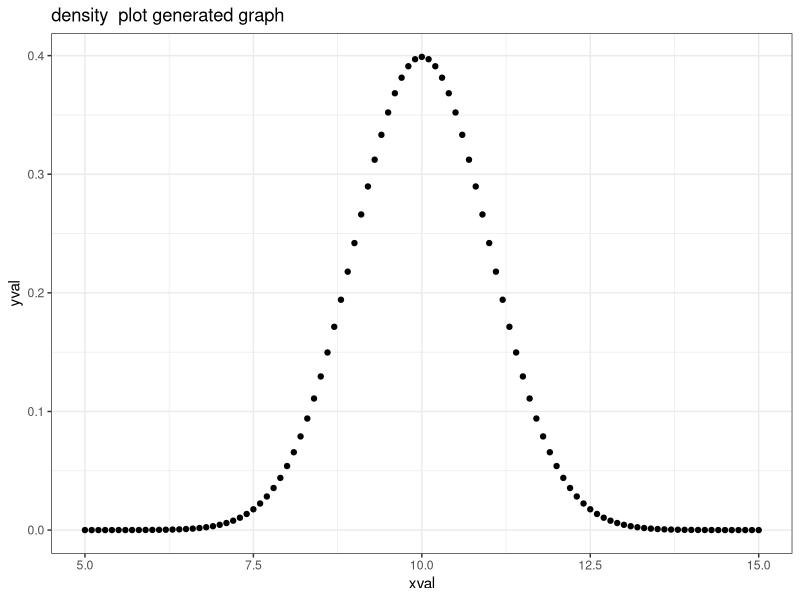
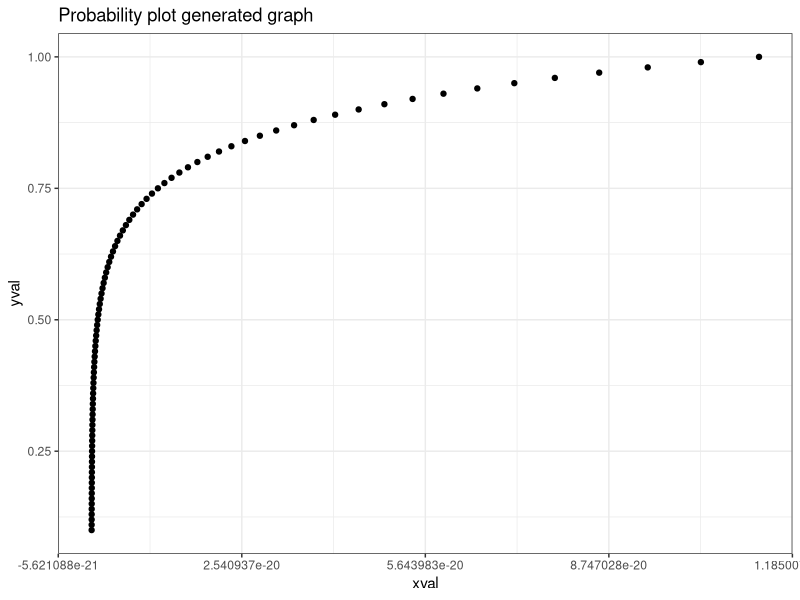
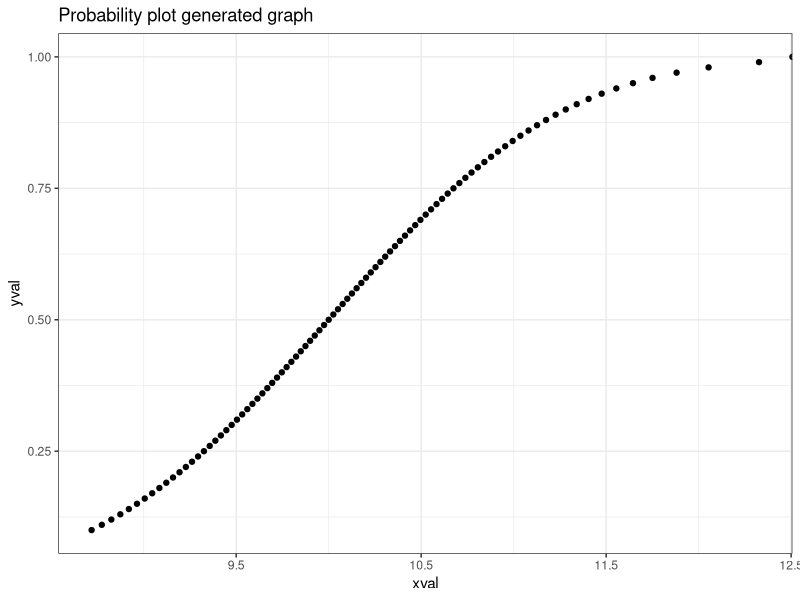
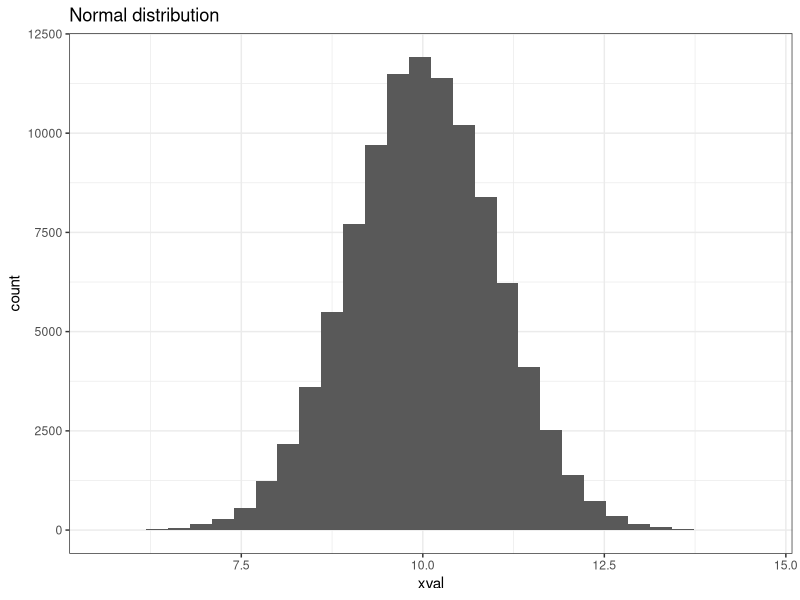
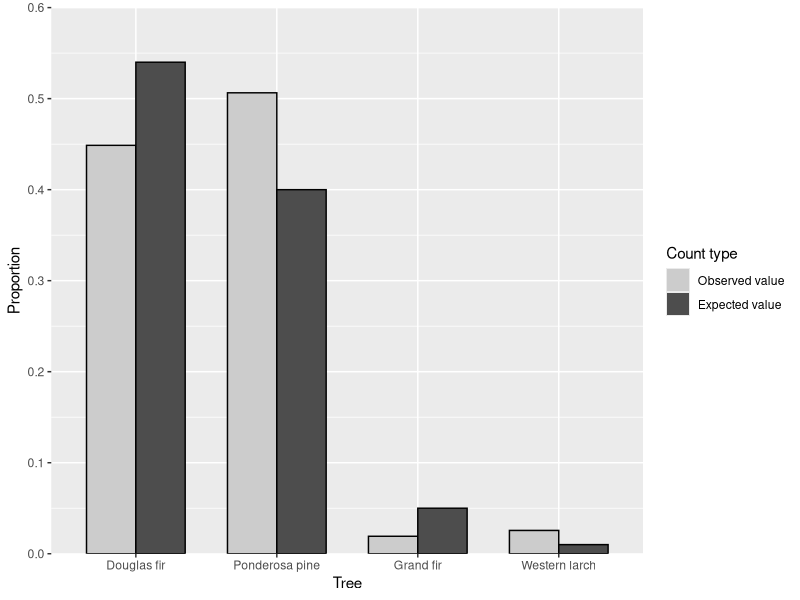
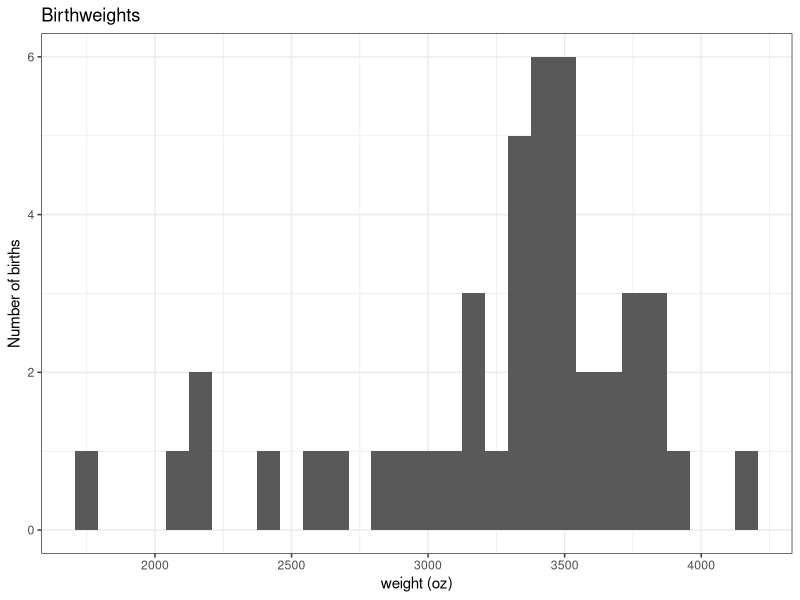
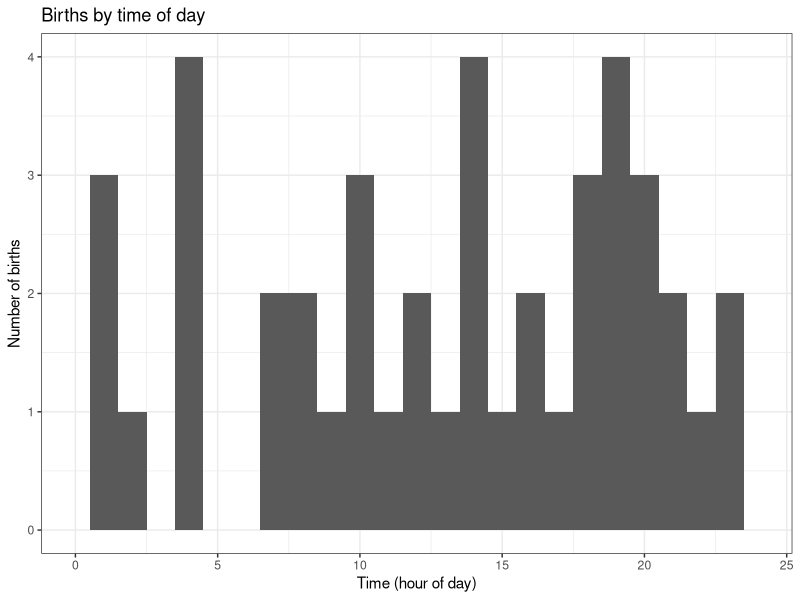
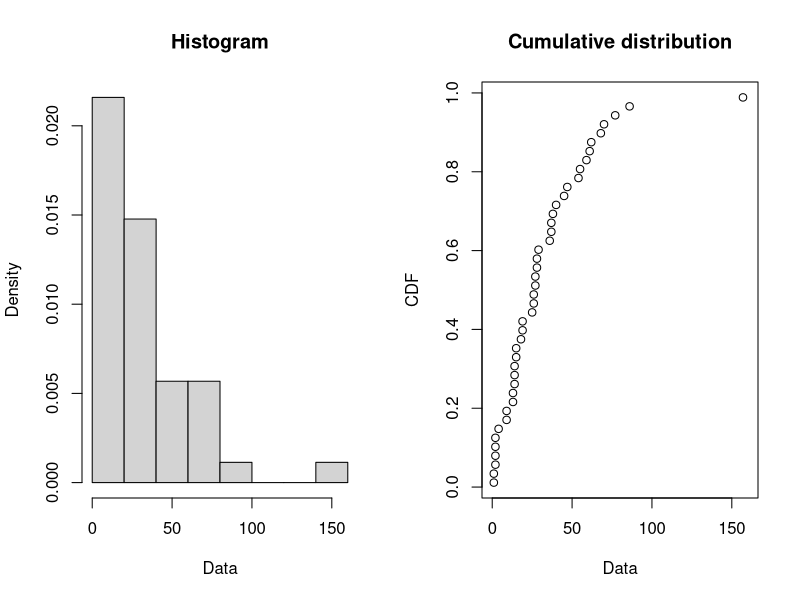

Generate these figures, in order, with R:
## ---- chunk 1
library(ggplot2)
library(grid)
library(foreach)
library(fitdistrplus)
library(dplyr)
library(magrittr)
library(tidyr)
## ---- chunk 2
help(dnorm)
## ---- chunk 3
xval <- seq(5, 15, by = 0.1)
yval <- dnorm(xval, 10, 1)
## ---- chunk 4
normexample <- data.frame(xval, yval)
ggplot(normexample) + geom_point(aes(xval, yval)) + theme_bw() + ggtitle("density  plot generated graph")
## ---- chunk 5
yval <- seq(0.1, 1, by = 0.01)
xval <- pnorm(yval, 10, 1)
## ---- chunk 6
normalexample <- data.frame(xval, yval)
ggplot(normalexample) + geom_point(aes(xval, yval)) + theme_bw() + ggtitle("Probability plot generated graph")
## ---- chunk 7
xval <- qnorm(yval, 10, 1)
## ---- chunk 8
normalexample <- data.frame(xval, yval)
ggplot(normalexample) + geom_point(aes(xval, yval)) + theme_bw() + ggtitle("Probability plot generated graph")
## ---- chunk 9
xval <- rnorm(100000, 10, 1)
## ---- chunk 10
normaldensity <- data.frame(xval)
ggplot(normaldensity) + geom_histogram(aes(xval)) + theme_bw() + ggtitle("Normal distribution")
## ---- chunk 11
Input =("
Tree              Value      Count   Total Proportion  Expected
'Douglas fir'     Observed   70      156   0.4487      0.54
'Douglas fir'     Expected   54      100   0.54        0.54
'Ponderosa pine'  Observed   79      156   0.5064      0.40
'Ponderosa pine'  Expected   40      100   0.40        0.40
'Grand fir'       Observed    3      156   0.0192      0.05
'Grand fir'       Expected    5      100   0.05        0.05
'Western larch'   Observed    4      156   0.0256      0.01
'Western larch'   Expected    1      100   0.01        0.01
")
  
Forage = read.table(textConnection(Input),header=TRUE)
## ---- chunk 12
Forage = 
mutate(Forage,
       Tree = factor(Tree, levels=unique(Tree)),
       Value = factor(Value, levels=unique(Value))
       )
## ---- chunk 13
ggplot(Forage, 
   aes(x = Tree, y = Proportion, fill = Value))  +
       geom_bar(stat="identity", position = "dodge", width = 0.7) +
       geom_bar(stat="identity", position = "dodge", 
                colour = "black", width = 0.7, 
                show_guide = FALSE)  +
       scale_y_continuous(breaks = seq(0, 0.60, 0.1), 
                limits = c(0, 0.60), 
                expand = c(0, 0))  +
       scale_fill_manual(name = "Count type" , 
                 values = c('grey80', 'grey30'), 
                 labels = c("Observed value", 
                            "Expected value"))
## ---- chunk 14
observed = c(423, 133)   
expected = c(0.75, 0.25)
  
chisq.test(x = observed,
           p = expected)
## ---- chunk 15
chisq.test(x = Forage[Forage$Value=="Observed",]$Proportion,
           p = Forage[Forage$Value=="Expected",]$Proportion)
## ---- chunk 16
brisbanebirths <- data.frame( 
  birthTime24hr = c('0005', '0104', '0118', '0155', '0257', '0405', '0407', '0422', '0431', '0708', '0735', '0812', '0814', '0909',
                '1035', '1049', '1053', '1133', '1209','1256', '1305', '1406', '1407', '1433', '1446', '1514',
                '1631', '1657', '1742', '1807', '1825', '1854', '1909', '1947', '1949', '1951', '2010', '2037',
                '2051', '2104', '2123', '2217', '2327', '2355'),
      gender = c(1, 1, 2, 2, 2, 1, 1, 2, 2, 2, 2, 2, 1, 1, 2, 1,
         1, 2, 2, 2, 2, 1, 1, 1, 1, 2, 2, 2, 1, 2, 1, 2,
         2, 2, 2, 2, 1, 2, 2, 2, 2, 1, 1, 1),
      weight = c(3837, 3334, 3554, 3838, 3625, 2208, 1745, 2846, 3166, 3520, 
        3380, 3294, 2576, 3208, 3521, 3746, 3523, 2902, 2635, 3920, 
        3690, 3430, 3480, 3116, 3428, 3783, 3345, 3034, 2184, 3300, 
        2383, 3428, 4162, 3630, 3406, 3402, 3500, 3736, 3370, 2121, 
        3150, 3866, 3542, 3278),
      minuteofday = c(5, 64, 78, 115, 177, 245, 247, 262, 271, 428,
        455, 492, 494, 549, 635, 649, 653, 693, 729, 776,
        785, 846, 847, 873, 886, 914, 991, 1017, 1062, 1087,
        1105, 1134, 1149, 1187, 1189, 1191, 1210, 1237, 1251, 1264, 
        1283, 1337, 1407, 1435))
## ---- chunk 17
ggplot(brisbanebirths) + geom_histogram(aes(weight)) + ggtitle("Birthweights") + 
  xlab("weight (oz)") + ylab("Number of births") + theme_bw()
## ---- chunk 18
ggplot(brisbanebirths) + geom_histogram(aes(floor(minuteofday/60)), binwidth = 1, center=0) + ggtitle("Births by time of day") + 
  xlab("Time (hour of day)") + xlim(0,24) +
  ylab("Number of births") +  theme_bw()
## ---- chunk 19
brisbanebirths$interarrival <- (foreach(i=1:nrow(brisbanebirths), .combine=c) 
  %do% 
    (max(1, brisbanebirths$minuteofday[i] - 
            brisbanebirths$minuteofday[max(1,i-1)]
         )
    )
)
print(summary(brisbanebirths$interarrival[2:44]))
print(tail(brisbanebirths$interarrival))
## ---- chunk 20
library(fitdistrplus)
plotdist(brisbanebirths$interarrival)
## ---- chunk 21
descdist(brisbanebirths$interarrival)
## ---- chunk 22
birth_dist <- fitdist(brisbanebirths$interarrival, "exp")
summary(birth_dist)
birth_dist$estimate
## ---- chunk 23
par(mfrow = c(2,2))
denscomp(birth_dist)
qqcomp(birth_dist)
cdfcomp(birth_dist)
ppcomp(birth_dist)
par(mfrow = c(1,1))
## ---- chunk 24
test<- gofstat(birth_dist)
## ---- chunk 25
test$ks
## ---- chunk 26
test$kstest
## ---- chunk 27
turnaround <- c(239, 273, 308, 230, 312, 324, 534, 283, 86, 102,
                60, 103, 1211, 228, 341, 119, 104, 186, 151, 519,
                50, 53, 61, 98, 157, 109, 118, 82, 130, 163,
                70, 70, 125, 144, 159, 59, 68, 161, 45, 44,
                164, 68, 156, 169, 72, 89, 159, 176, 252, 260,
                89, 126, 136, 158, 103, 53, 54, 175, 179, 149,
                152, 67, 229, 79, 89, 75, 84, 111, 180, 121,
                241, 53, 46, 46, 51, 80, 91, 93, 828, 70,
                186, 82, 270, 29, 115, 197, 40, 89, 54, 50,
                107, 28, 181, 83, 373, 150, 153, 205, 64, 204,
                74, 37, 87, 117, 151, 391, 120, 76, 93, 144,
                152, 155, 229, 63, 241, 78, 102, 172, 217, 226,
                323, 85, 169, 215, 26, 56, 52, 188, 128, 265,
                160, 196, 63, 170, 211, 96, 268, 54, 55, 114,
                205, 428, 95, 141, 216, 109, 36, 87, 297, 44,
                109, 84, 110, 8, 79, 135, 39, 61, 241, 293,
                335, 36, 46, 116, 120, 138, 143, 28, 164, 82,
                36, 13, 702, 94, 53, 112, 170, 189, 50, 62,
                72, 258, 79, 32, 66, 84, 124, 136, 561, 144,
                231, 168, 35, 128, 128, 130, 179, 225, 186)

turnaround_df <- data.frame(turnaround)
summary(turnaround)
## ---- chunk 28
ggplot(turnaround_df) + geom_histogram(aes(turnaround)) + theme_bw()
## ---- chunk 29
descdist(turnaround_df$turnaround)
## ---- chunk 30
turnaround_lnorm <- fitdist(turnaround_df$turnaround, "lnorm")
gofstat(turnaround_lnorm)
## ---- chunk 31
par(mfrow = c(2, 2))
denscomp(turnaround_lnorm)
qqcomp(turnaround_lnorm)
cdfcomp(turnaround_lnorm)
ppcomp(turnaround_lnorm)
par(mfrow = c(1,1))
## ---- chunk 32
turnaround_gamma <- fitdist(turnaround_df$turnaround, "gamma")
gofstat(turnaround_gamma)
## ---- chunk 33
par(mfrow = c(2, 2))
denscomp(turnaround_gamma)
qqcomp(turnaround_gamma)
cdfcomp(turnaround_gamma)
ppcomp(turnaround_gamma)
par(mfrow = c(1,1))
